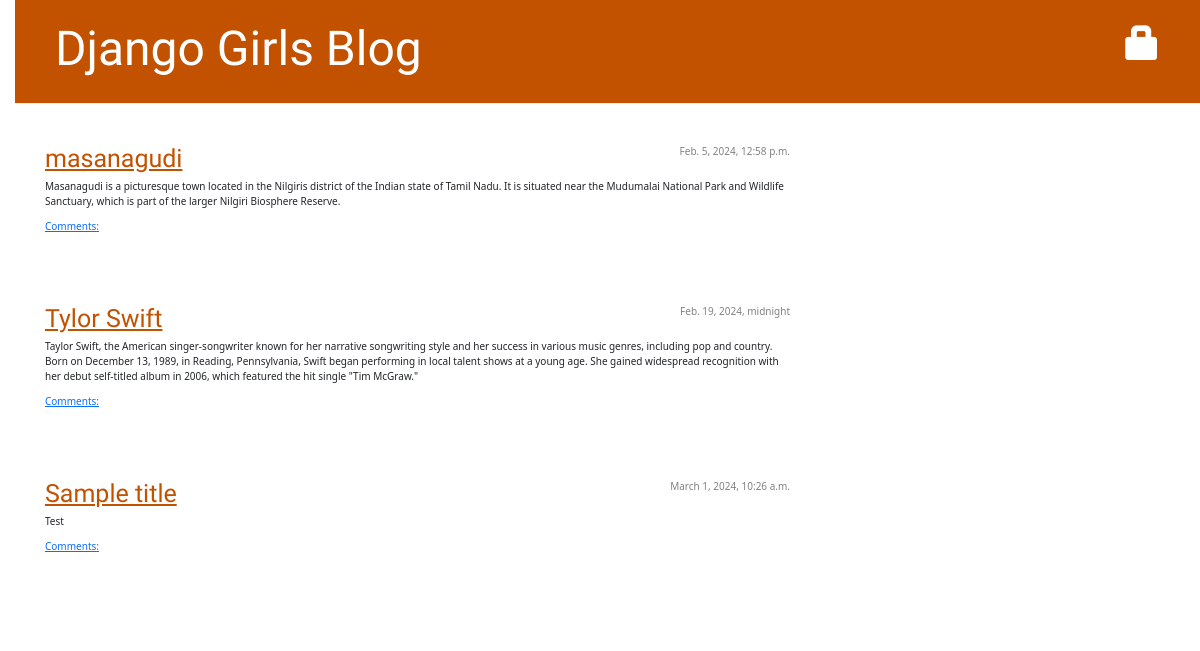
Before: / with the older database file.
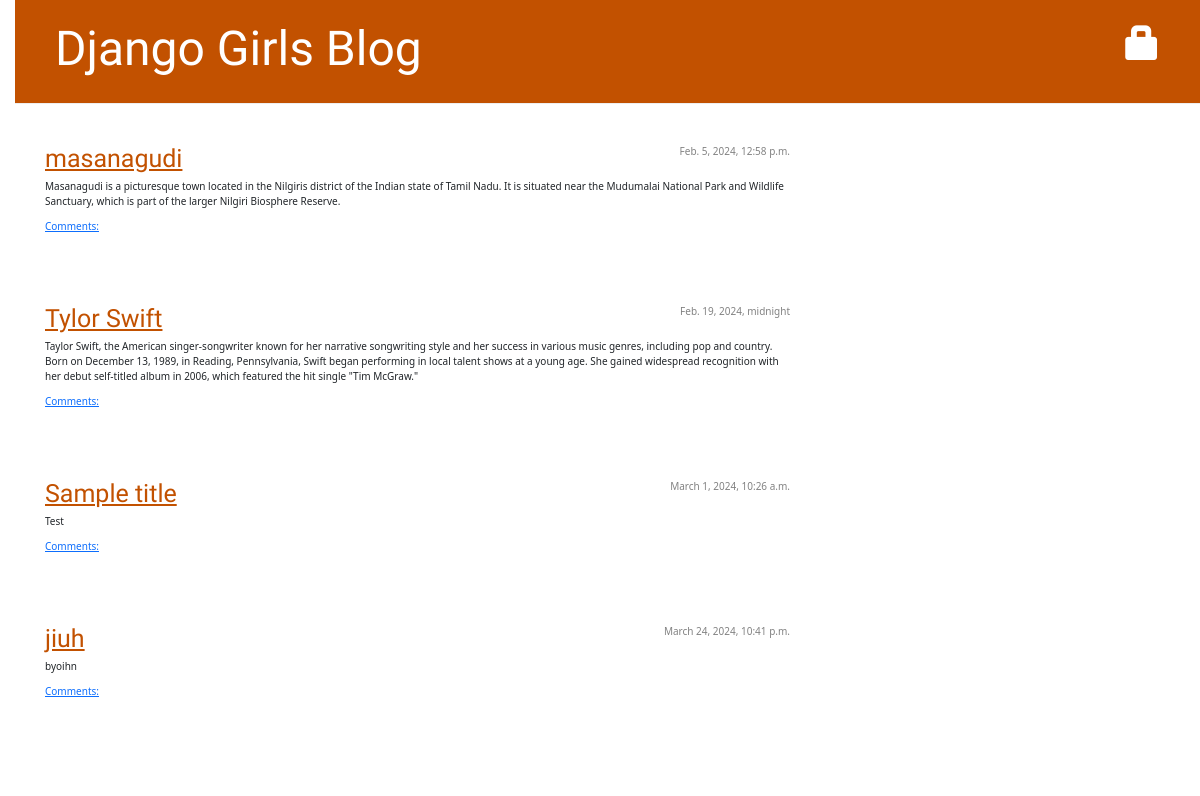
After: the same page with the newer database file.
### blog/models.py (models this page shows, shortened)
class Post(models.Model):
    author = models.ForeignKey(settings.AUTH_USER_MODEL, on_delete=models.CASCADE)
    title = models.CharField(max_length=200)
    text = models.TextField()
    created_date = models.DateTimeField(default=timezone.now)
    published_date = models.DateTimeField(blank=True, null=True)

### blog/views.py (the view)
# urls.py: path('', views.post_list, name='post_list'),
def post_list(request):
    posts = Post.objects.filter(published_date__lte=timezone.now()).order_by('published_date')
    return render(request, 'blog/post_list.html', {'posts': posts})

### blog/templates/blog/post_list.html
{% extends 'blog/base.html' %}
{% block content %}
    {% for post in posts %}
        <div class="post">
            <div class="date">
                {{ post.published_date }}
            </div>
            <h1><a href="{% url 'post_detail' pk=post.pk %}">{{ post.title }}</a></h1>
            <p>{{ post.text|linebreaksbr }}</p>
            <a href="{% url 'post_detail' pk=post.pk %}">Comments: {{ post.approved_comments.count }}</a>
        </div>
    {% endfor %}
{% endblock content %}

### blog/templates/blog/base.html (shortened to what this page needs)
{% load static %}
<!DOCTYPE html>
<html>
<head>
    <link rel="stylesheet" href="https://maxcdn.bootstrapcdn.com/bootstrap/3.4.0/css/bootstrap.min.css">
    <link rel="stylesheet" href="https://cdn.jsdelivr.net/npm/bootstrap@5.1.3/dist/css/bootstrap.min.css">
    <link rel="stylesheet" href="{% static 'css/blog.css' %}">
    </head>
    <body>
        <div class="page-header">
            {% if user.is_authenticated %}
            <p class="top-menu">Hello {{ user.username }} <small>(<a href="{% url 'logout' %}">Log out</a>)</small></p>
                <a href="{% url 'post_new' %}" class="top-menu"><span class="glyphicon glyphicon-plus"></span></a>
                <a href="{% url 'post_draft_list' %}" class="top-menu"><span class="glyphicon glyphicon-edit"></span></a>
            {% else %}
                <a href="{% url 'login' %}" class="top-menu"><span class="glyphicon glyphicon-lock"></span></a>
            {% endif %}
            <h1><a href="/">Django Girls Blog</a></h1>
        </div>
        <div class="content container">
            <div class="row">
                <div class="col-md-8">
                {% block content %}
                {% endblock %}
                </div>
            </div>
        </div>
    </body>
</html>

### blog/static/css/blog.css (style rules this page uses)
body { padding-left: 15px; }
h1 a, h2 a { color: #C25100; font-family: 'Lobster'; }
.page-header { background-color: #C25100; margin-top: 0; margin-bottom: 40px; padding: 20px 20px 20px 40px; }
.page-header h1, .page-header h1 a, .page-header h1 a:visited, .page-header h1 a:active { color: #ffffff; font-size: 36pt; text-decoration: none; }
h1, h2, h3, h4 { font-family: 'Lobster', cursive; }
.date { color: #828282; }
.top-menu, .top-menu:hover, .top-menu:visited { color: #ffffff; float: right; font-size: 26pt; margin-right: 20px; }
.post { margin-bottom: 70px; }
.post > .date, .post > .actions { float: right; }

Changed rows visible on the page:
added Post: published_date "March 24, 2024, 10:41 p.m.", title "jiuh", text "byoihn"
